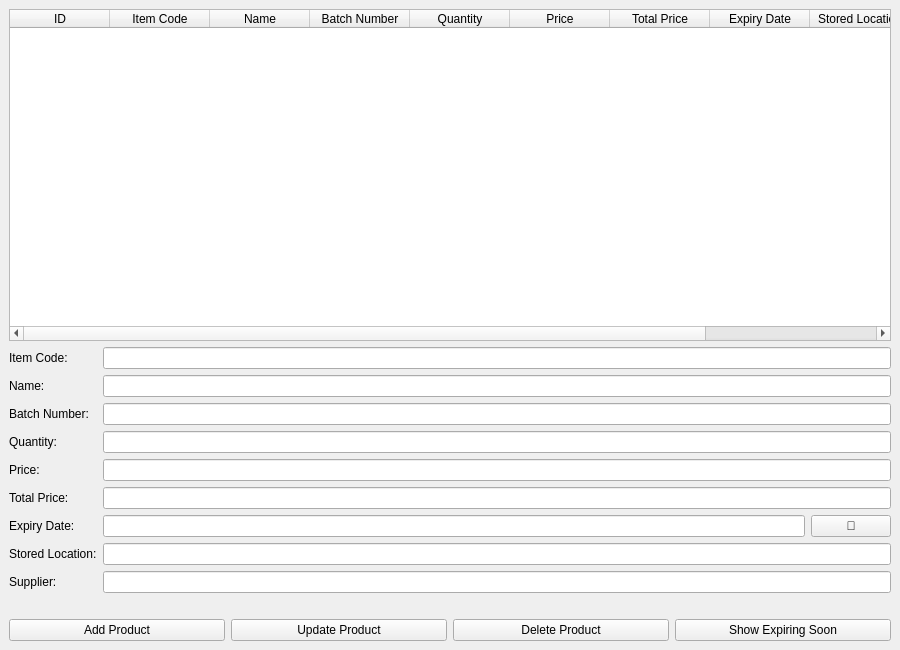
<?xml version="1.0" encoding="UTF-8"?>
<ui version="4.0">
 <class>MainWindow</class>
 <widget class="QMainWindow" name="MainWindow">
  <property name="geometry">
   <rect>
    <x>0</x>
    <y>0</y>
    <width>900</width>
    <height>650</height>
   </rect>
  </property>
  <property name="windowTitle">
   <string>Product Inventory Management</string>
  </property>
  <widget class="QWidget" name="centralwidget">
   <layout class="QVBoxLayout" name="verticalLayout">
    <item>
     <widget class="QTableWidget" name="tableWidget">
      <column>
       <property name="text">
        <string>ID</string>
       </property>
      </column>
      <column>
       <property name="text">
        <string>Item Code</string>
       </property>
      </column>
      <column>
       <property name="text">
        <string>Name</string>
       </property>
      </column>
      <column>
       <property name="text">
        <string>Batch Number</string>
       </property>
      </column>
      <column>
       <property name="text">
        <string>Quantity</string>
       </property>
      </column>
      <column>
       <property name="text">
        <string>Price</string>
       </property>
      </column>
      <column>
       <property name="text">
        <string>Total Price</string>
       </property>
      </column>
      <column>
       <property name="text">
        <string>Expiry Date</string>
       </property>
      </column>
      <column>
       <property name="text">
        <string>Stored Location</string>
       </property>
      </column>
      <column>
       <property name="text">
        <string>Supplier</string>
       </property>
      </column>
     </widget>
    </item>
    <item>
     <layout class="QFormLayout" name="formLayout">
      <item row="0" column="0">
       <widget class="QLabel" name="label_item_code">
        <property name="text">
         <string>Item Code:</string>
        </property>
       </widget>
      </item>
      <item row="0" column="1">
       <widget class="QLineEdit" name="txt_item_code"/>
      </item>
      <item row="1" column="0">
       <widget class="QLabel" name="label_name">
        <property name="text">
         <string>Name:</string>
        </property>
       </widget>
      </item>
      <item row="1" column="1">
       <widget class="QLineEdit" name="txt_name"/>
      </item>
      <item row="2" column="0">
       <widget class="QLabel" name="label_batch">
        <property name="text">
         <string>Batch Number:</string>
        </property>
       </widget>
      </item>
      <item row="2" column="1">
       <widget class="QLineEdit" name="txt_batch"/>
      </item>
      <item row="3" column="0">
       <widget class="QLabel" name="label_quantity">
        <property name="text">
         <string>Quantity:</string>
        </property>
       </widget>
      </item>
      <item row="3" column="1">
       <widget class="QLineEdit" name="txt_quantity"/>
      </item>
      <item row="4" column="0">
       <widget class="QLabel" name="label_price">
        <property name="text">
         <string>Price:</string>
        </property>
       </widget>
      </item>
      <item row="4" column="1">
       <widget class="QLineEdit" name="txt_price"/>
      </item>
      <item row="5" column="0">
       <widget class="QLabel" name="label_total_price">
        <property name="text">
         <string>Total Price:</string>
        </property>
       </widget>
      </item>
      <item row="5" column="1">
       <widget class="QLineEdit" name="txt_total_price">
        <property name="readOnly">
         <bool>true</bool>
        </property>
       </widget>
      </item>
      <item row="6" column="0">
       <widget class="QLabel" name="label_expiry">
        <property name="text">
         <string>Expiry Date:</string>
        </property>
       </widget>
      </item>
      <item row="6" column="1">
       <layout class="QHBoxLayout">
        <item>
         <widget class="QLineEdit" name="txt_expiry">
          <property name="readOnly">
           <bool>true</bool>
          </property>
         </widget>
        </item>
        <item>
         <widget class="QPushButton" name="btn_calendar">
          <property name="text">
           <string>📅</string>
          </property>
         </widget>
        </item>
       </layout>
      </item>
      <item row="7" column="0">
       <widget class="QLabel" name="label_location">
        <property name="text">
         <string>Stored Location:</string>
        </property>
       </widget>
      </item>
      <item row="7" column="1">
       <widget class="QLineEdit" name="txt_location"/>
      </item>
      <item row="8" column="0">
       <widget class="QLabel" name="label_supplier">
        <property name="text">
         <string>Supplier:</string>
        </property>
       </widget>
      </item>
      <item row="8" column="1">
       <widget class="QLineEdit" name="txt_supplier"/>
      </item>
     </layout>
    </item>
    <item>
     <widget class="QLabel" name="lbl_warning">
      <property name="text">
       <string></string>
      </property>
      <property name="styleSheet">
       <string>color: red; font-weight: bold;</string>
      </property>
     </widget>
    </item>
    <item>
     <layout class="QHBoxLayout" name="horizontalLayout">
      <item>
       <widget class="QPushButton" name="btn_add">
        <property name="text">
         <string>Add Product</string>
        </property>
       </widget>
      </item>
      <item>
       <widget class="QPushButton" name="btn_update">
        <property name="text">
         <string>Update Product</string>
        </property>
       </widget>
      </item>
      <item>
       <widget class="QPushButton" name="btn_delete">
        <property name="text">
         <string>Delete Product</string>
        </property>
       </widget>
      </item>
      <item>
       <widget class="QPushButton" name="btn_show_expiring">
        <property name="text">
         <string>Show Expiring Soon</string>
        </property>
       </widget>
      </item>
     </layout>
    </item>
   </layout>
  </widget>
 </widget>
 <resources/>
 <connections/>
</ui>
